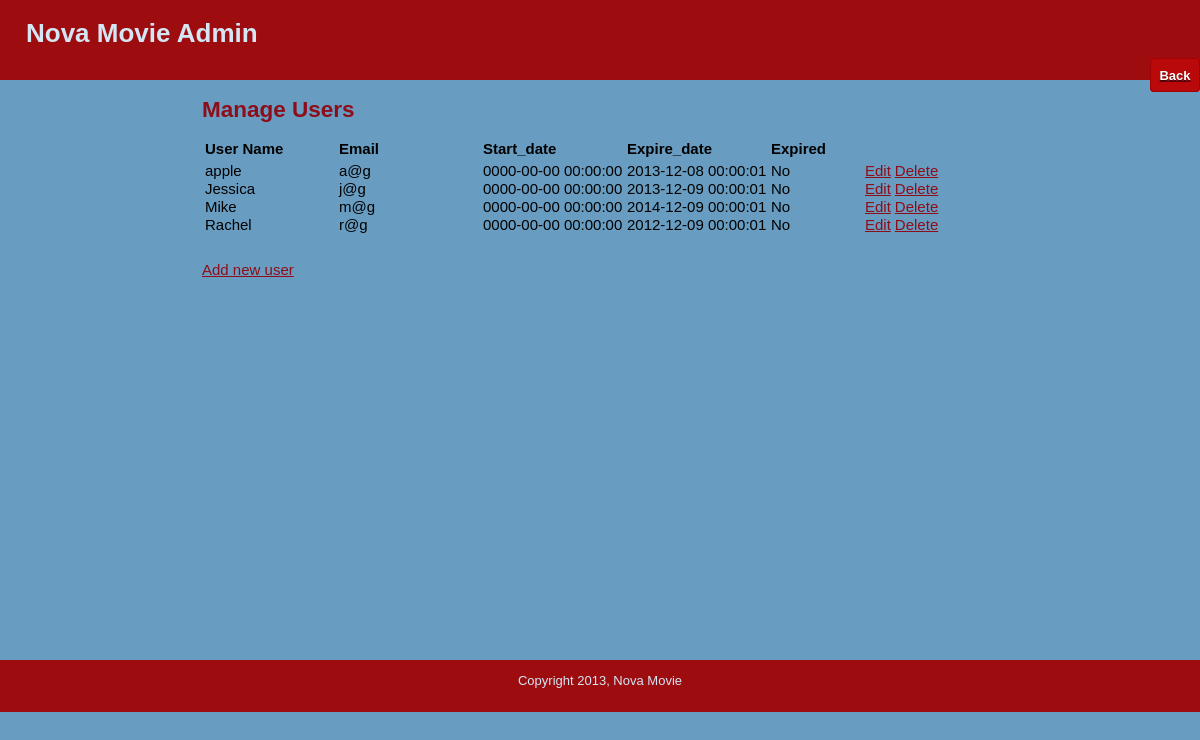
Page /public/manage_users.php (signed in) on the earlier database version.
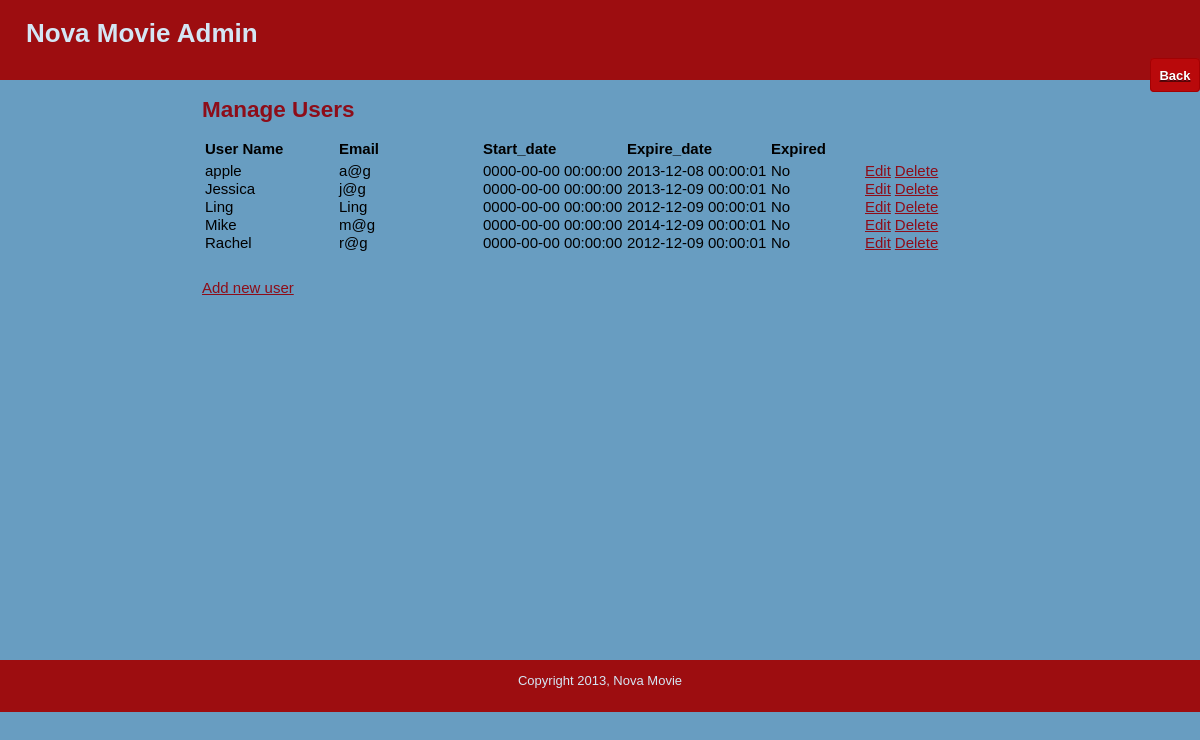
Same page on the later database version.
### tables this page shows
CREATE TABLE user (
  id int Not NULL AUTO_INCREMENT,
  name MEDIUMTEXT Not NULL,  
  email varchar(255) not NULL,
  password MEDIUMTEXT not NULL,  
  start_date timestamp not NULL,
  expr_date timestamp not NULL,
  payment MEDIUMTEXT Default NULL,
  expired bit Default 0,   
  deleted bit default 0,  
  PRIMARY KEY (id),
  unique (email)
);

### includes/functions.php (called while the page is built, shortened)
<?php
	function find_all_users() {
		global $connection;
		$query  = "SELECT * ";
		$query .= "FROM user ";
		$query .= " ORDER BY name ";
		$user_set = mysqli_query($connection, $query);
		return $user_set;
	}
?>

### public/manage_users.php (the view, shortened to what this page needs)
<?php require_once("../includes/db_connection.php"); ?>
<?php require_once("../includes/functions.php"); ?>
<?php
  $user_set = find_all_users();
?>
<?php $layout_context = "admin"; ?>
<?php include("../includes/layouts/header.php"); ?>
<div class="hlinks">
   <a href="admin_dashboard.php"><span class="text">Back</span></a>
</div>
</div>
<div id="main">
  <div id="navigation">
  </div>
  <div id="page">
    <h2>Manage Users</h2>
    <table>
      <tr>
        <th style="text-align: left; width: 130px;">User Name</th>
        <th style="text-align: left; width: 140px;">Email</th>
        <th style="text-align: left; width: 140px;">Start_date</th>
        <th style="text-align: left; width: 140px;">Expire_date</th>
        <th style="text-align: left; width: 90px;">Expired</th>
      </tr>
    <?php while($user = mysqli_fetch_assoc($user_set)) { ?>
      <tr>
        <td><?php echo htmlentities($user["name"]); ?></td>
        <td><?php echo htmlentities($user["email"]); ?></td>
		<td><?php echo htmlentities($user["start_date"]); ?></td>
		<td><?php echo htmlentities($user["expr_date"]); ?></td>
		<td><?php if ($user["expired"]!=0){
			 echo "Yes";
	     	} else{
		     echo "No";
        	}?>
		</td>
        <td><a href="edit_user.php?id=<?php echo urlencode($user["id"]); ?>">Edit</a></td>
        <td><a href="delete_user.php?id=<?php echo urlencode($user["id"]); ?>" onclick="return confirm('Are you sure?');">Delete</a></td>
      </tr>
    <?php } ?>
    </table>
    <br></br>
    <a href="add_new_user.php">Add new user</a>
  </div>
</div>
<?php include("../includes/layouts/footer.php"); ?>

### includes/layouts/header.php (shortened to what this page needs)
<!DOCTYPE html PUBLIC "-//W3C//DTD HTML 4.01 Transitional//EN"
   "http://www.w3.org/TR/html4/loose.dtd">
<html lang="en">
	<head>
		<link href="stylesheets/public.css" media="all" rel="stylesheet" type="text/css" />
	</head>
	<body>
    <div id="header">
      <h1>Nova Movie <?php if ($layout_context == "admin") { echo "Admin"; } ?></h1>

### includes/layouts/footer.php (shortened to what this page needs)
    <div id="footer">Copyright <?php echo date("Y"); ?>, Nova Movie</div>
	</body>
</html>

### public/stylesheets/public.css (style rules this page uses)
html { height: 100%; width: 100%; }
body { width: 100%; height: 100%; margin: 0; padding: 0; border: 0; font-family: Verdana, Arial, Helvetica, sans-serif; font-size: 13px; line-height: 15px; background: #689DC1; }
a { color: #8D0D19; }
#header { height: 80px; margin: 0; padding: 0; text-align: left; background: #9D0D10; color: #D4E6F4; }
#header .hlinks { float: right; }
#header .hlinks .text { border: 1px solid #A20103; border-radius: 4px 4px 4px 4px; color: white; padding: 8.5px; font-weight: 700; text-shadow: 0 1px 0 rgba(0,0,0,.5); background: #b9090b; }
#header h1 { padding: 1em; margin: 0; }
#main { height: 580px; width: 100%; margin: 0; padding: 0; }
#footer { clear: both; height: 2em; margin: 0; padding: 1em; text-align: center; background: #9D0D10; color: #D4E6F4; }
#navigation { float: left; width: 120px; height: 100%; margin: 0; padding: 0 2em; color: #9D0D10; }
#page { float: left; height: 100%; padding-left: 2em; vertical-align: top; font-size: 15px; line-height: 14px; }
#page h2 { color: #8D0D19; margin-top: 1em; }
td { height:14px; }
th { height:22px; }

Differences in the rows shown:
added user: name "Ling", email "Ling", start_date "0000-00-00 00:00:00", expr_date "2012-12-09 00:00:01", expired "No"
